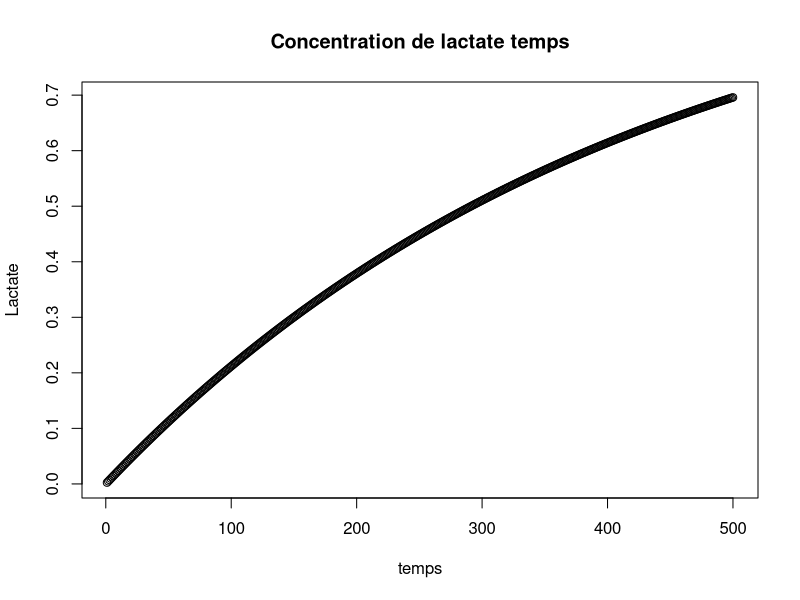
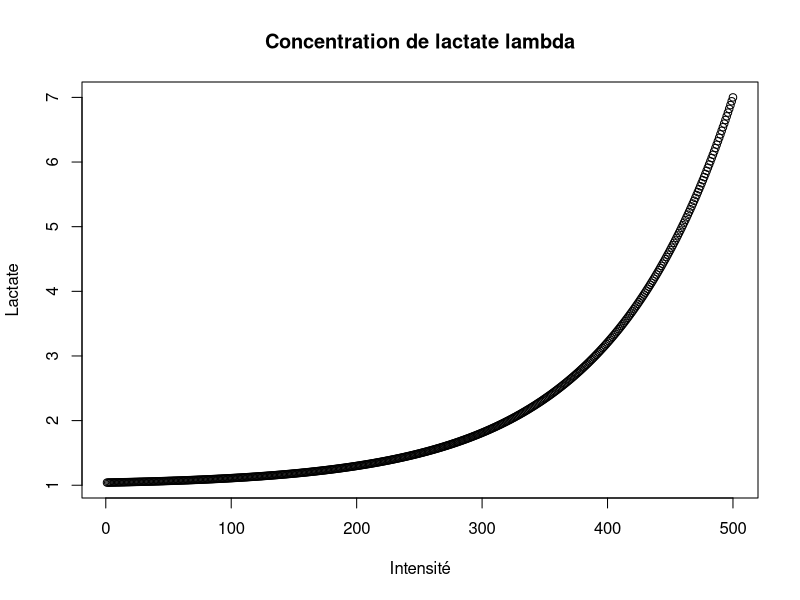
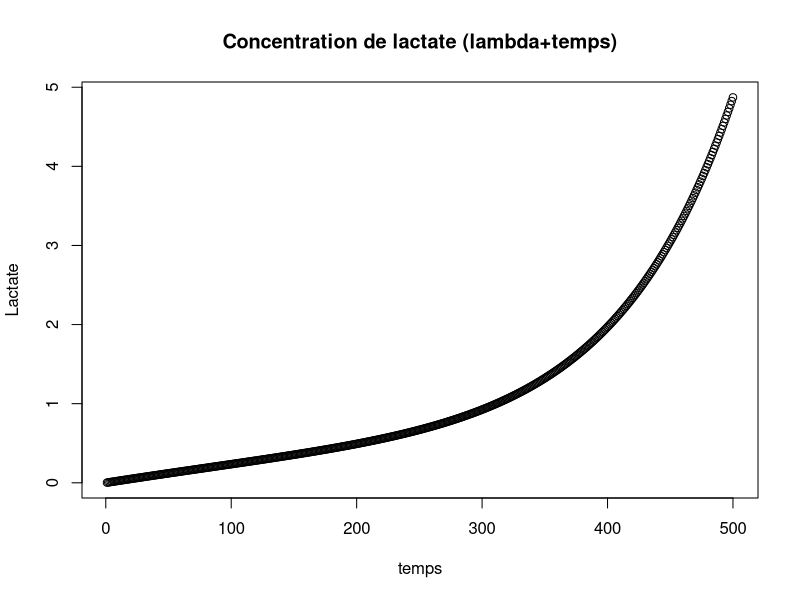
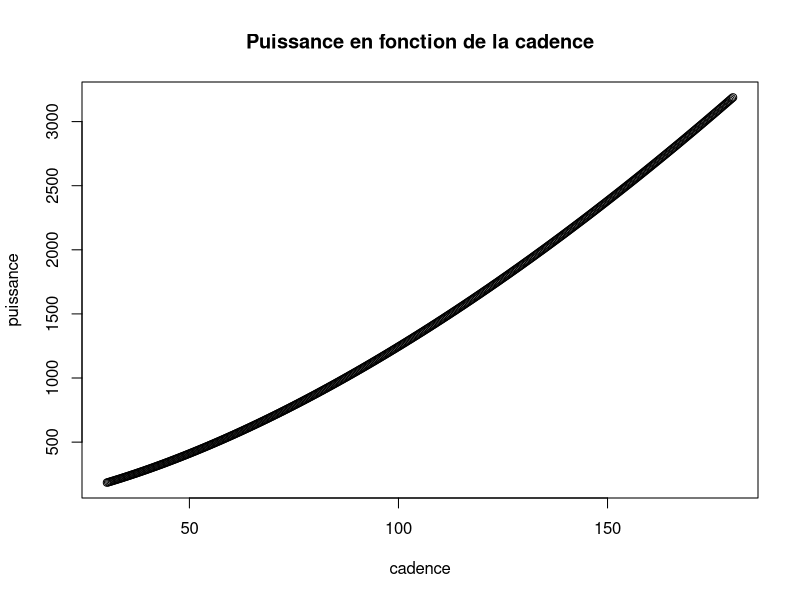
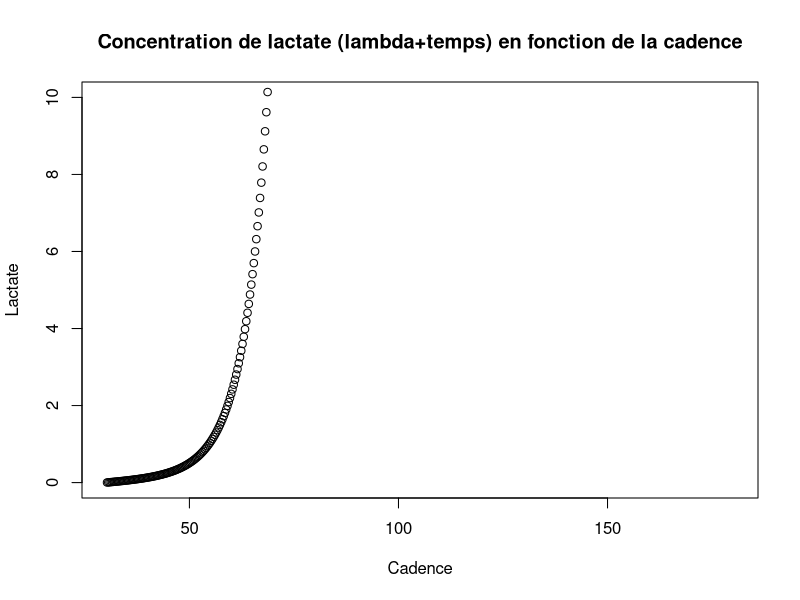
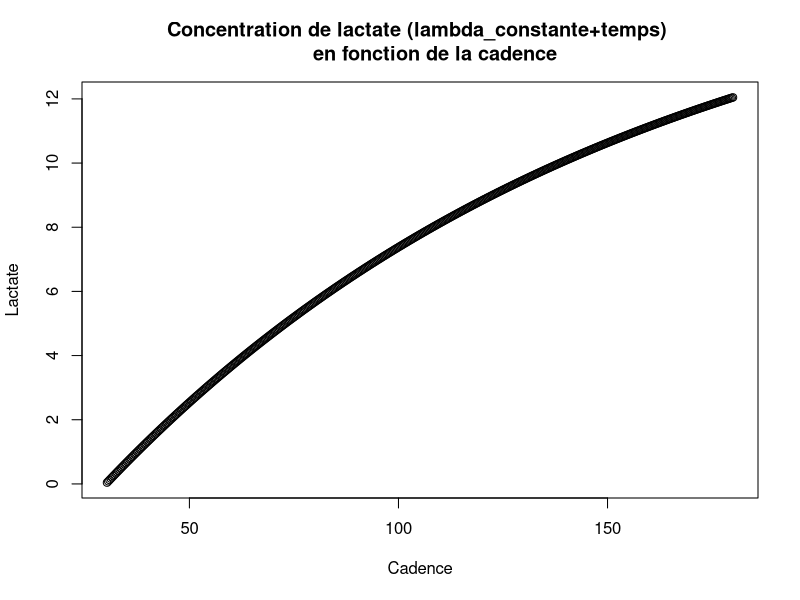
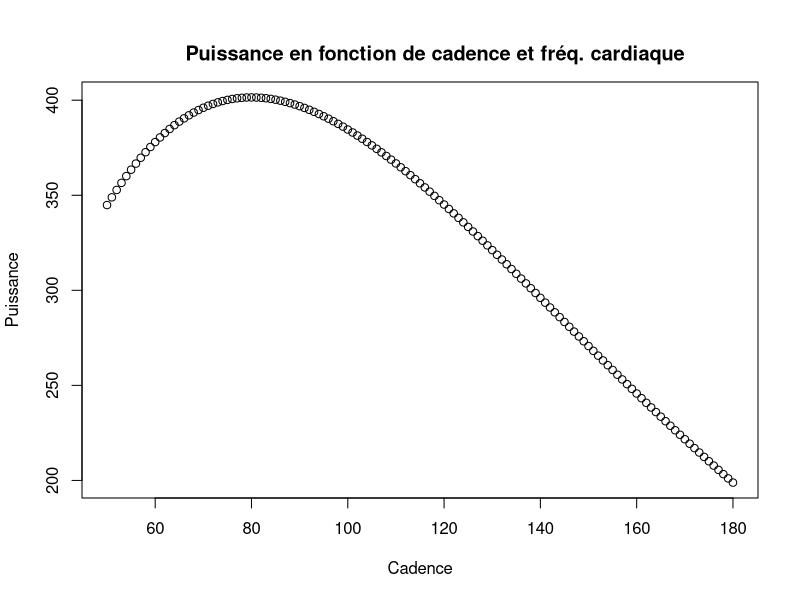
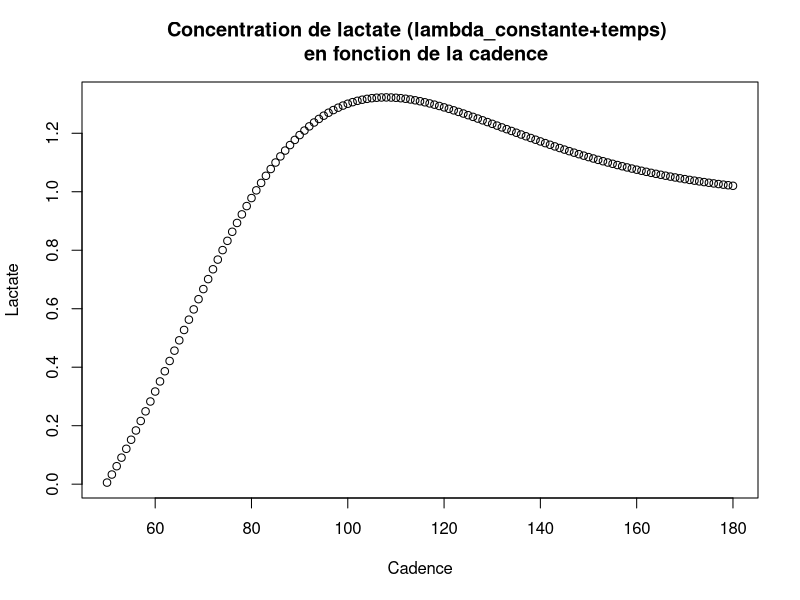

Here is the R script that generated these plots, in order:
L_t <- function(x,parms)
{
  y <- 1 - exp(-x/parms[1])
}


temps <- seq(1, 500, by=1)
cond1 = c(420)

y1 <- L_t(temps, parms = cond1)
plot (temps, y1, xlab="temps", ylab="Lactate", 
      main="Concentration de lactate temps")


L_nu <- function(x,parms)
{
  y <- parms[1] + (parms[2]-parms[1])*exp(parms[3]*(x-parms[4]))
}
# parms = L_basal, L(max), alpha_6, nu_max
# x = nu

parameters = c(1, 7, 0.01, 500)
nu = seq(1, 500, by = 1)

y2 <- L_nu(x=nu, parms= parameters)
plot(nu,y2, xlab="Intensité", ylab="Lactate", 
     main="Concentration de lactate lambda")

L_fin = y1*y2
plot(temps, L_fin, xlab="temps", ylab="Lactate", 
     main="Concentration de lactate (lambda+temps)")


#####################################
#Puissance equation
Puissance <- function(x,parms)
{
  y <- parms[1] * x^parms[2]*exp(-parms[3]*x[1])*160^0.86
  #*x[2]^parms[4] 
  
}

param = c(exp(-4),1.6,0.02,0.85)
cad = seq(30.3, 180, by = 0.3)
heart_rate = seq(50, 200, by = 1)
#x = data.frame(cad,heart_rate)

puis = Puissance(x=cad, parms= param)
plot(cad, puis, xlab="cadence", ylab="puissance", 
    main="Puissance en fonction de la cadence")

# avec la cadence (intermediaire puissance)
y3 <- L_nu(x=puis, parms= parameters)

L_fin_puis = y1*y3
plot(cad, L_fin_puis,ylim = c(0,10), xlab="Cadence", ylab="Lactate", 
  main="Concentration de lactate (lambda+temps) en fonction de la cadence")
# on remarque que la cadence qui optimise la fatigue
# en prenant la plus grande puissance possible
# est cad = 68,7

# pistes pour la prochaine fois:
# couples puissance : cadence (moyenne de puissance)
# puissance constante (voir au_dessus)

#14/05
puis_const = rep(600,500)
y4 <- L_nu(x=puis_const, parms= parameters)

L_fin_puis_const = y1*y4
plot(cad, L_fin_puis_const, xlab="Cadence", ylab="Lactate", 
  main="Concentration de lactate (lambda_constante+temps) 
     en fonction de la cadence")

#Demarche : fixer la cadence (pour toutes les cadences) onfait varier la heart_rate 
#et on calcule la moyenne

Puissance_heart <- function(x,parms)
{
  y <- parms[1] * parms[5]^parms[2]*exp(-parms[3]*parms[5])*x^parms[4]
  
}


cad = seq(50, 180, by = 1)
heart_rate = seq(50, 200, by = 1)
means_puis = 0
puis_actu = 0

#paramètres dépendent de l'individu - à mesurer
for (i in cad) {
  parms_ph = c(exp(-4),1.6,0.02,0.95, i)  #paramètres à modifier
  puis_actu = Puissance_heart(x=heart_rate, parms= parms_ph)
  means_puis[i-49] = mean(puis_actu)
}
 
plot(cad, means_puis, xlab="Cadence", ylab="Puissance", main="
     Puissance en fonction de cadence et fréq. cardiaque")
#abline(v=80)



t <- seq(1, 655, by=5)

y6 <- L_t(t, parms = cond1)
y5 <- L_nu(x=means_puis, parms= parameters)
L_fin_puis_nouv = y6*y5
plot(cad, L_fin_puis_nouv, xlab="Cadence", ylab="Lactate", 
  main="Concentration de lactate (lambda_constante+temps) 
  en fonction de la cadence")


#fin modélisation cadence, maintenant on voudrait modéliser muscle stress
#pendant un effort en fonction de la cadence(pour éliminer les petites cadences)
